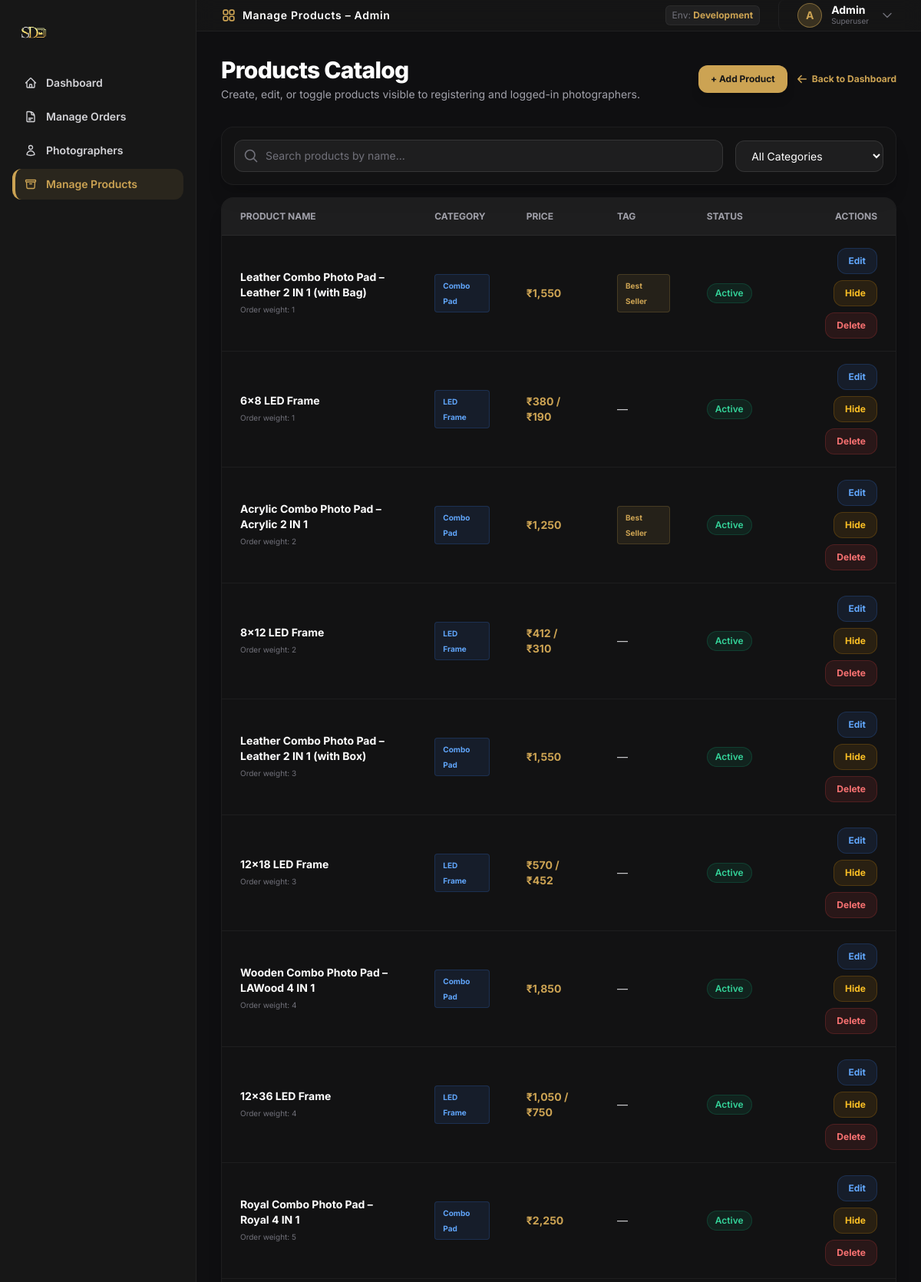
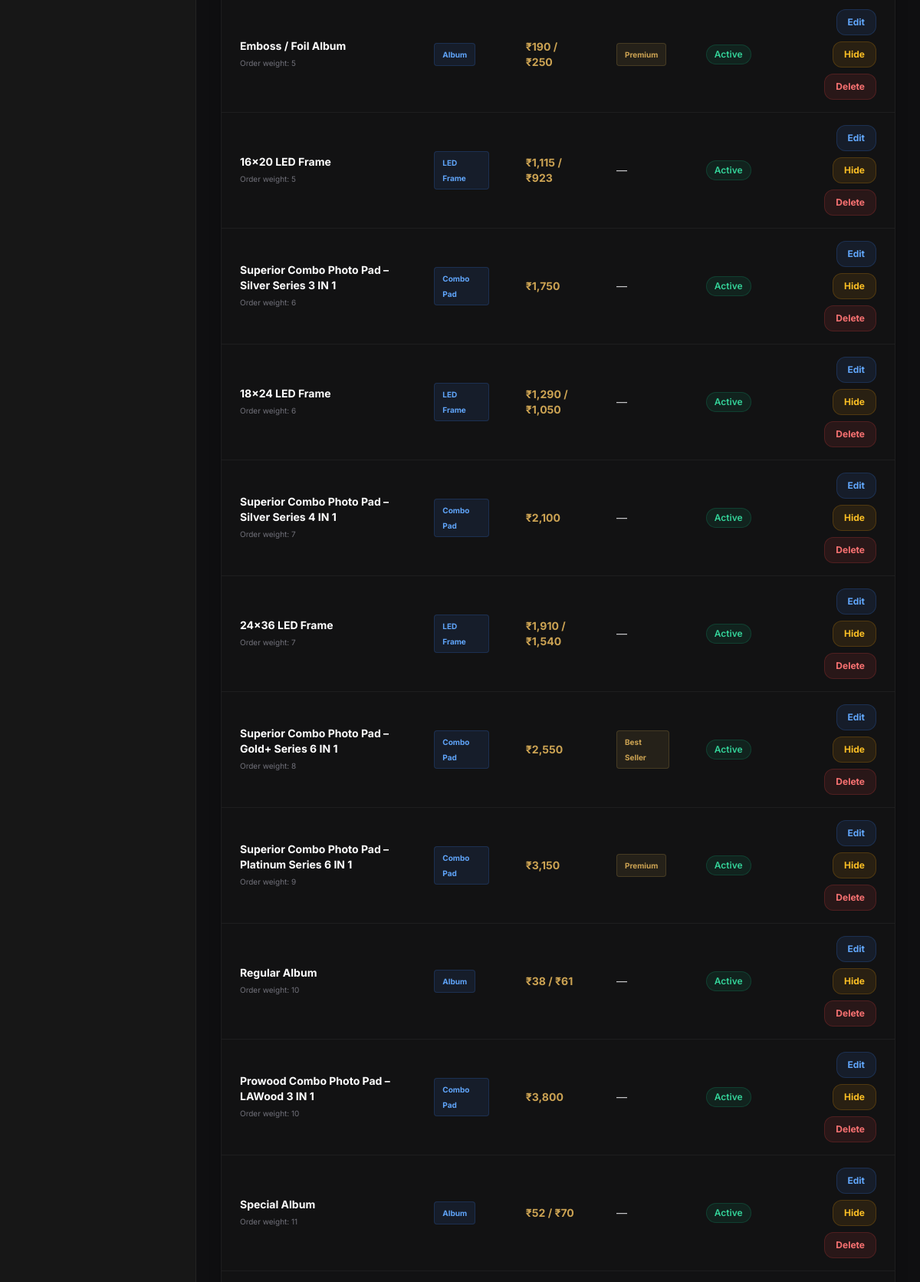
/admin/products.php (signed in, upper part), run on the app's committed database (2 pictures, top to bottom).
### tables this page shows
CREATE TABLE IF NOT EXISTS `products` (
  `id` int(10) UNSIGNED NOT NULL AUTO_INCREMENT,
  `name` varchar(200) NOT NULL,
  `category` varchar(100) DEFAULT NULL,
  `description` text DEFAULT NULL,
  `price` decimal(10,2) NOT NULL DEFAULT 0.00,
  `price_alt` decimal(10,2) DEFAULT NULL,
  `sizes` longtext DEFAULT NULL,
  `features` longtext DEFAULT NULL,
  `tag` varchar(100) DEFAULT NULL,
  `image` varchar(300) DEFAULT NULL,
  `active` tinyint(1) NOT NULL DEFAULT 1,
  `sort_order` int(11) NOT NULL DEFAULT 0,
  `created_at` datetime NOT NULL DEFAULT current_timestamp(),
  PRIMARY KEY (`id`)
);

### admin/products.php (the view, shortened to what this page needs)
<?php
$db = getDB();
$editProduct = null;
$action = isset($_GET['action']) ? $_GET['action'] : ($editProduct ? 'edit' : 'list');
$products = $db->query("SELECT * FROM products ORDER BY sort_order, id")->fetchAll();
$cats = ['combo'=>'Combo Pad','album'=>'Album','led_frame'=>'LED Frame','wall_acrylic'=>'Wall Acrylic'];
require_once '../includes/admin_header.php';
?>
<div class="mb-8 flex flex-col sm:flex-row sm:items-center sm:justify-between gap-4">
  <div>
    <h1 class="text-3xl font-extrabold text-white tracking-tight">
      <?= ($action === 'add' || $editProduct) ? ($editProduct ? 'Edit Product' : 'Add Product') : 'Products Catalog' ?>
    </h1>
    <p class="text-zinc-400 text-sm mt-1">
      <?= ($action === 'add' || $editProduct) ? 'Configure pricing details, product features, sizes, and layout descriptions.' : 'Create, edit, or toggle products visible to registering and logged-in photographers.' ?>
    </p>
  </div>
  <div class="flex gap-3 items-center">
    <?php if ($action !== 'add' && !$editProduct): ?>
      <a href="/admin/products.php?action=add" class="bg-primary hover:bg-primary-dark text-secondary font-bold text-xs px-4 py-2.5 rounded-xl transition-colors shadow-lg">
        + Add Product
      </a>
    <?php endif; ?>
    <a href="/admin/index.php" class="inline-flex items-center gap-1.5 text-xs text-primary hover:underline font-bold">
      <svg xmlns="http://www.w3.org/2000/svg" fill="none" viewBox="0 0 24 24" stroke-width="2.5" stroke="currentColor" class="w-3.5 h-3.5">
        <path stroke-linecap="round" stroke-linejoin="round" d="M10.5 19.5 3 12m0 0 7.5-7.5M3 12h18" />
      </svg>
      Back to Dashboard
    </a>
  </div>
</div>
<?php
$type = $editProduct ? $editProduct['category'] : ($_GET['type'] ?? '');
?>
<?php if ($action === 'add' && !$editProduct && empty($type)): ?>
  <div class="mb-8 max-w-5xl">
    <h2 class="text-xl font-bold text-white mb-6">Choose Product Type</h2>
    <div class="grid grid-cols-1 sm:grid-cols-2 lg:grid-cols-4 gap-6">
      <a href="?action=add&type=album" class="group bg-secondary/40 border border-white/5 hover:border-primary/50 hover:bg-white/[0.02] rounded-3xl p-8 flex flex-col items-center text-center transition-all duration-300 shadow-xl hover:-translate-y-1">
        <div class="w-16 h-16 rounded-2xl bg-blue-500/10 text-blue-400 flex items-center justify-center text-3xl mb-4 group-hover:scale-110 transition-transform">📸</div>
        <h3 class="text-white font-bold text-lg mb-2">Album</h3>
        <p class="text-zinc-500 text-xs leading-relaxed">Multi-page photobooks with configurable paper types and sizes.</p>
      </a>
      <a href="?action=add&type=led_frame" class="group bg-secondary/40 border border-white/5 hover:border-primary/50 hover:bg-white/[0.02] rounded-3xl p-8 flex flex-col items-center text-center transition-all duration-300 shadow-xl hover:-translate-y-1">
        <div class="w-16 h-16 rounded-2xl bg-amber-500/10 text-amber-400 flex items-center justify-center text-3xl mb-4 group-hover:scale-110 transition-transform">🖼️</div>
        <h3 class="text-white font-bold text-lg mb-2">LED Frame</h3>
        <p class="text-zinc-500 text-xs leading-relaxed">Single size frames with built-in bulk quantity tier pricing.</p>
      </a>
      <a href="?action=add&type=wall_acrylic" class="group bg-secondary/40 border border-white/5 hover:border-primary/50 hover:bg-white/[0.02] rounded-3xl p-8 flex flex-col items-center text-center transition-all duration-300 shadow-xl hover:-translate-y-1">
        <div class="w-16 h-16 rounded-2xl bg-emerald-500/10 text-emerald-400 flex items-center justify-center text-3xl mb-4 group-hover:scale-110 transition-transform">💎</div>
        <h3 class="text-white font-bold text-lg mb-2">Wall Acrylic</h3>
        <p class="text-zinc-500 text-xs leading-relaxed">Premium 5mm acrylic prints for wall mounting.</p>
      </a>
      <a href="?action=add&type=combo" class="group bg-secondary/40 border border-white/5 hover:border-primary/50 hover:bg-white/[0.02] rounded-3xl p-8 flex flex-col items-center text-center transition-all duration-300 shadow-xl hover:-translate-y-1">
        <div class="w-16 h-16 rounded-2xl bg-purple-500/10 text-purple-400 flex items-center justify-center text-3xl mb-4 group-hover:scale-110 transition-transform">📦</div>
        <h3 class="text-white font-bold text-lg mb-2">Combo Pad</h3>
        <p class="text-zinc-500 text-xs leading-relaxed">Bundled items with a featured combo image upload.</p>
      </a>
    </div>
  </div>
<?php else: ?>
  <div class="mb-4 flex flex-col sm:flex-row gap-4 items-center bg-secondary/40 border border-white/5 rounded-2xl p-4 shadow-xl">
    <div class="flex-grow w-full relative">
      <div class="absolute inset-y-0 left-0 pl-3 flex items-center pointer-events-none">
        <svg xmlns="http://www.w3.org/2000/svg" fill="none" viewBox="0 0 24 24" stroke-width="2" stroke="currentColor" class="w-5 h-5 text-zinc-500">
          <path stroke-linecap="round" stroke-linejoin="round" d="m21 21-5.197-5.197m0 0A7.5 7.5 0 1 0 5.196 5.196a7.5 7.5 0 0 0 10.607 10.607Z" />
        </svg>
      </div>
      <input type="text" id="productSearch" placeholder="Search products by name..." class="w-full bg-white/5 border border-white/10 rounded-xl pl-10 pr-4 py-2.5 text-white placeholder-zinc-500 focus:outline-none focus:border-primary text-sm">
    </div>
    <div class="w-full sm:w-64">
      <select id="categoryFilter" class="w-full bg-white/5 border border-white/10 rounded-xl px-4 py-2.5 text-white focus:outline-none focus:border-primary text-sm">
        <option value="all" class="bg-secondary">All Categories</option>
      </select>
    </div>
  </div>
  <div class="bg-secondary/40 border border-white/5 rounded-2xl overflow-hidden shadow-xl">
    <div class="overflow-x-auto">
      <table class="w-full text-sm text-left text-zinc-300">
        <thead class="text-xs uppercase bg-white/5 text-zinc-400 font-bold border-b border-white/5">
          <tr>
            <th scope="col" class="px-6 py-4">Product Name</th>
            <th scope="col" class="px-6 py-4">Category</th>
            <th scope="col" class="px-6 py-4">Price</th>
            <th scope="col" class="px-6 py-4">Tag</th>
            <th scope="col" class="px-6 py-4">Status</th>
            <th scope="col" class="px-6 py-4 text-right">Actions</th>
          </tr>
        </thead>
        <tbody>
          <?php foreach ($products as $p): ?>
            <tr class="product-row border-b border-white/5 hover:bg-white/[0.01] transition-colors <?= !$p['active'] ? 'opacity-60' : '' ?>">
              <td class="px-6 py-4 font-bold text-white product-name">
                <?= htmlspecialchars($p['name']) ?>
                <span class="text-[10px] text-zinc-500 font-normal block mt-0.5">Order weight: <?= $p['sort_order'] ?></span>
              </td>
              <td class="px-6 py-4">
                <span class="product-category inline-flex px-2.5 py-1 rounded text-[10px] font-bold bg-blue-500/10 text-blue-400 border border-blue-500/20">
                  <?= $cats[$p['category']] ?? $p['category'] ?>
                </span>
              </td>
              <td class="px-6 py-4 font-bold text-primary">
                ₹<?= number_format($p['price']) ?><?= $p['price_alt'] ? ' / ₹'.number_format($p['price_alt']) : '' ?>
              </td>
              <td class="px-6 py-4">
                <?= $p['tag'] ? '<span class="inline-flex px-2.5 py-1 rounded text-[10px] font-bold bg-primary/10 text-primary border border-primary/20">' . htmlspecialchars($p['tag']) . '</span>' : '&mdash;' ?>
              </td>
              <td class="px-6 py-4">
                <span class="inline-flex px-2.5 py-1 rounded-full text-xs font-semibold <?= $p['active'] ? 'bg-emerald-500/10 text-emerald-400 border border-emerald-500/20' : 'bg-zinc-500/10 text-zinc-400 border border-zinc-500/20' ?>">
                  <?= $p['active'] ? 'Active' : 'Hidden' ?>
                </span>
              </td>
              <td class="px-6 py-4 text-right">
                <div class="flex gap-2 justify-end flex-wrap">
                  <a href="/admin/products.php?edit=<?= $p['id'] ?>" class="text-xs bg-blue-500/10 text-blue-400 hover:bg-blue-500/20 border border-blue-500/20 font-bold px-3.5 py-2 rounded-xl transition-colors">
                    Edit
                  </a>
                  <form method="POST" class="inline">
                    <button type="submit" name="toggle_active" class="text-xs font-bold px-3.5 py-2 rounded-xl transition-colors cursor-pointer border <?= $p['active'] ? 'bg-amber-500/10 text-amber-400 hover:bg-amber-500/20 border-amber-500/20' : 'bg-emerald-500/10 text-emerald-400 hover:bg-emerald-500/20 border-emerald-500/20' ?>">
                      <?= $p['active'] ? 'Hide' : 'Show' ?>
                    </button>
                  </form>
                  <form method="POST" class="inline" onsubmit="return confirm('Are you sure you want to delete this product?')">
                    <button type="submit" name="delete_product" class="text-xs bg-red-500/10 text-red-400 hover:bg-red-500/20 border border-red-500/20 font-bold px-3.5 py-2 rounded-xl transition-colors cursor-pointer">
                      Delete
                    </button>
                  </form>
                </div>
              </td>
            </tr>
          <?php endforeach; ?>
        </tbody>
      </table>
    </div>
  </div>
<?php endif; ?>
<?php require_once '../includes/admin_footer.php'; ?>

### includes/admin_header.php (style rules this page uses)
body { font-family: 'Inter', sans-serif; }

### data on the page
products: name "Leather Combo Photo Pad – Leather 2 IN 1 (with Bag)", sort_order "1", category "Combo Pad", price "1,550", tag "Best Seller", active "Active"
products: name "6x8 LED Frame", sort_order "1", category "LED Frame", price "380", price_alt "190", active "Active"
products: name "Acrylic Combo Photo Pad – Acrylic 2 IN 1", sort_order "2", category "Combo Pad", price "1,250", tag "Best Seller", active "Active"
products: name "8x12 LED Frame", sort_order "2", category "LED Frame", price "412", price_alt "310", active "Active"
products: name "Leather Combo Photo Pad – Leather 2 IN 1 (with Box)", sort_order "3", category "Combo Pad", price "1,550", active "Active"
products: name "12x18 LED Frame", sort_order "3", category "LED Frame", price "570", price_alt "452", active "Active"
products: name "Wooden Combo Photo Pad – LAWood 4 IN 1", sort_order "4", category "Combo Pad", price "1,850", active "Active"
products: name "12x36 LED Frame", sort_order "4", category "LED Frame", price "1,050", price_alt "750", active "Active"
products: name "Royal Combo Photo Pad – Royal 4 IN 1", sort_order "5", category "Combo Pad", price "2,250", active "Active"
products: name "Emboss / Foil Album", sort_order "5", category "Album", price "190", price_alt "250", tag "Premium", active "Active"
products: name "16x20 LED Frame", sort_order "5", category "LED Frame", price "1,115", price_alt "923", active "Active"
products: name "Superior Combo Photo Pad – Silver Series 3 IN 1", sort_order "6", category "Combo Pad", price "1,750", active "Active"
products: name "18x24 LED Frame", sort_order "6", category "LED Frame", price "1,290", price_alt "1,050", active "Active"
products: name "Superior Combo Photo Pad – Silver Series 4 IN 1", sort_order "7", category "Combo Pad", price "2,100", active "Active"
products: name "24x36 LED Frame", sort_order "7", category "LED Frame", price "1,910", price_alt "1,540", active "Active"
products: name "Superior Combo Photo Pad – Gold+ Series 6 IN 1", sort_order "8", category "Combo Pad", price "2,550", tag "Best Seller", active "Active"
products: name "Superior Combo Photo Pad – Platinum Series 6 IN 1", sort_order "9", category "Combo Pad", price "3,150", tag "Premium", active "Active"
products: name "Regular Album", sort_order "10", category "Album", price "38", price_alt "61", active "Active"
products: name "Prowood Combo Photo Pad – LAWood 3 IN 1", sort_order "10", category "Combo Pad", price "3,800", active "Active"
products: name "Special Album", sort_order "11", category "Album", price "52", price_alt "70", active "Active"

### other printed values
$pageTitle "Manage Products – Admin"
